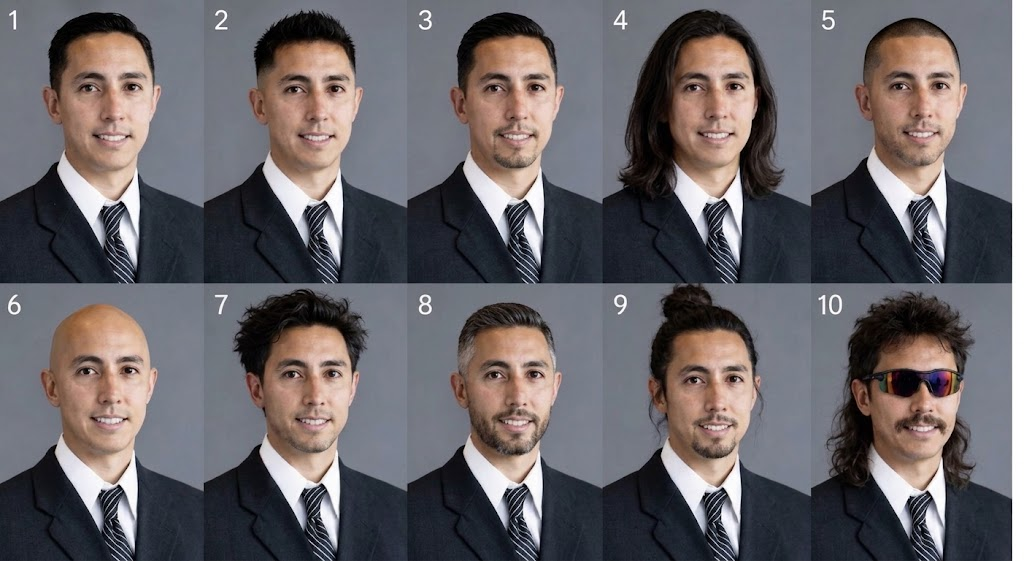
#> input picture poster/source/contact_sheet.jpg, 1024 x 561 px
$ python step1_restore.py
#> lines starting #> are read from the running program, lines starting #| are printed output that depends on the picture; after the words box and inside, x2 and y2 are one past the last pixel; in counts of white or black regions, pixels touching at a corner belong together
#| crop 1024x561 -> 1011x560  (removed stray white border)
### poster/imgtools.py
"""Image restoration + upscaling primitives for print preparation.

Everything works on float32 arrays in [0, 1].  Colour ops assume sRGB.
"""
import numpy as np
from PIL import Image
from scipy.ndimage import (uniform_filter, gaussian_filter, maximum_filter,
                           minimum_filter, gaussian_gradient_magnitude)

# ---------------------------------------------------------------- colour ----

def srgb_to_linear(x):
    return np.where(x <= 0.04045, x / 12.92, ((x + 0.055) / 1.055) ** 2.4)


def linear_to_srgb(x):
    x = np.clip(x, 0.0, 1.0)
    return np.where(x <= 0.0031308, x * 12.92, 1.055 * x ** (1 / 2.4) - 0.055)


_M_FWD = np.array([[0.299, 0.587, 0.114],
                   [-0.168736, -0.331264, 0.5],
                   [0.5, -0.418688, -0.081312]], dtype=np.float64)
_M_INV = np.linalg.inv(_M_FWD)


def rgb_to_ycc(rgb):
    """sRGB-encoded RGB -> Y in [0,1], Cb/Cr centred on 0."""
    return rgb @ _M_FWD.T.astype(rgb.dtype)
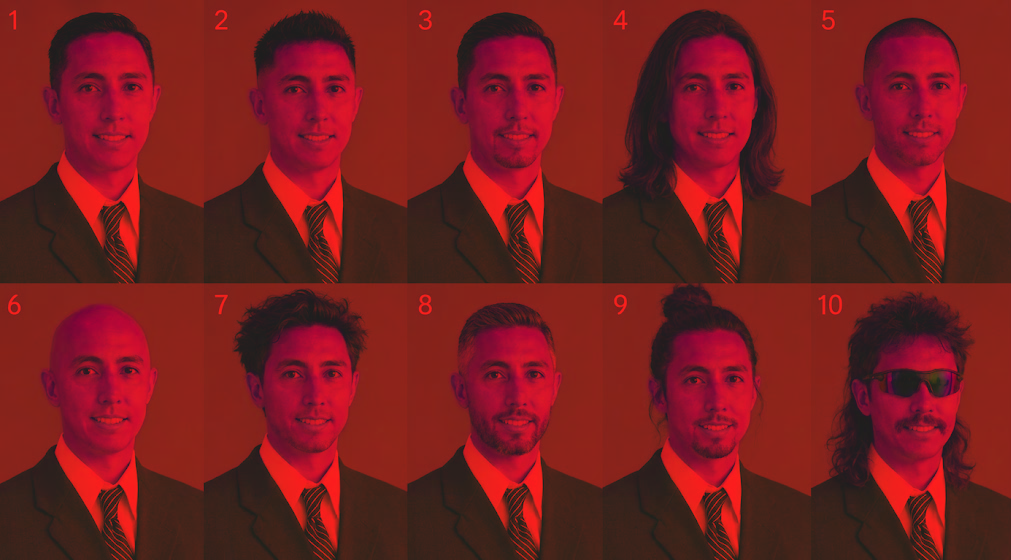
#> returned value: shape (560, 1011, 3) float32; mean of channels 0, 1, 2 0.391, 0.00403, 0.00806; drawn with min black and max white


def ycc_to_rgb(ycc):
    return ycc @ _M_INV.T.astype(ycc.dtype)


# ------------------------------------------------------------ resampling ----

# [7 lines left out: function resize, not called in this run]


# -------------------------------------------------------------- deblock -----

def deblock(y, strength=0.6, grid=8):
    """Damp the step discontinuity sitting exactly on JPEG 8x8 block edges.

    Only the component of the edge-crossing gradient that is *not* supported by
    the neighbouring gradients is removed, so real detail landing on a block
    boundary survives.
    """
#> called with strength = 0.45, grid = 8
    out = y.copy()
    for axis in (0, 1):
        a = np.moveaxis(out, axis, 0)
        d = np.diff(a, axis=0)                       # d[i] = a[i+1] - a[i]
        # local gradient context either side of each difference
        ctx = np.empty_like(d)
        ctx[1:-1] = np.minimum(np.abs(d[:-2]), np.abs(d[2:]))
        ctx[0] = np.abs(d[1])
        ctx[-1] = np.abs(d[-2])
        excess = np.sign(d) * np.maximum(np.abs(d) - ctx, 0.0)
        on_grid = ((np.arange(d.shape[0]) % grid) == grid - 1)
        corr = np.zeros_like(d)
        corr[on_grid] = strength * 0.5 * excess[on_grid]
        a[:-1] += corr
        a[1:] -= corr
        out = np.moveaxis(a, 0, axis)
#> a: shape (1011, 560) float32; min 0, max 1, mean 0.391
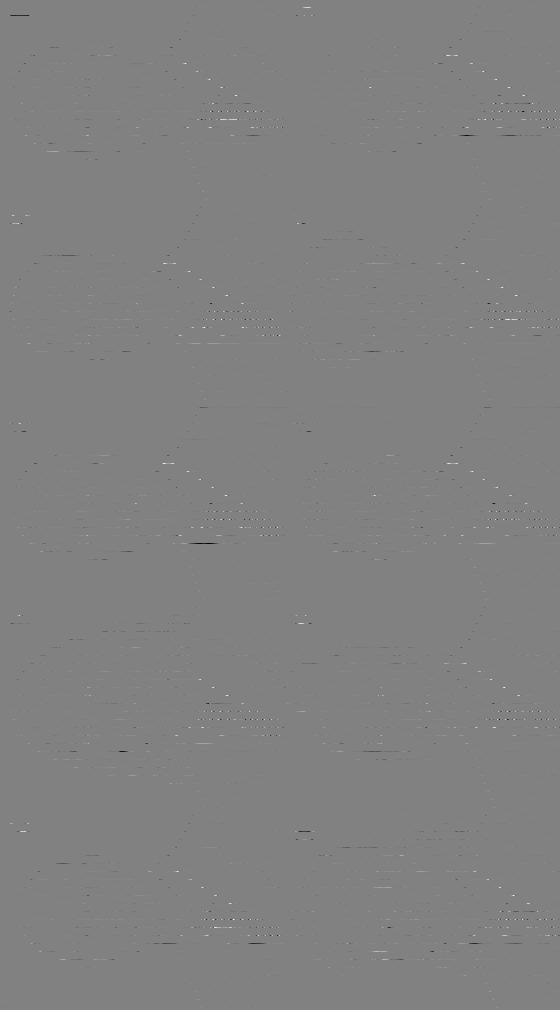
#> corr: shape (1010, 560) float32; min -0.15, max 0.145, mean 1.66e-05; drawn with min black and max white
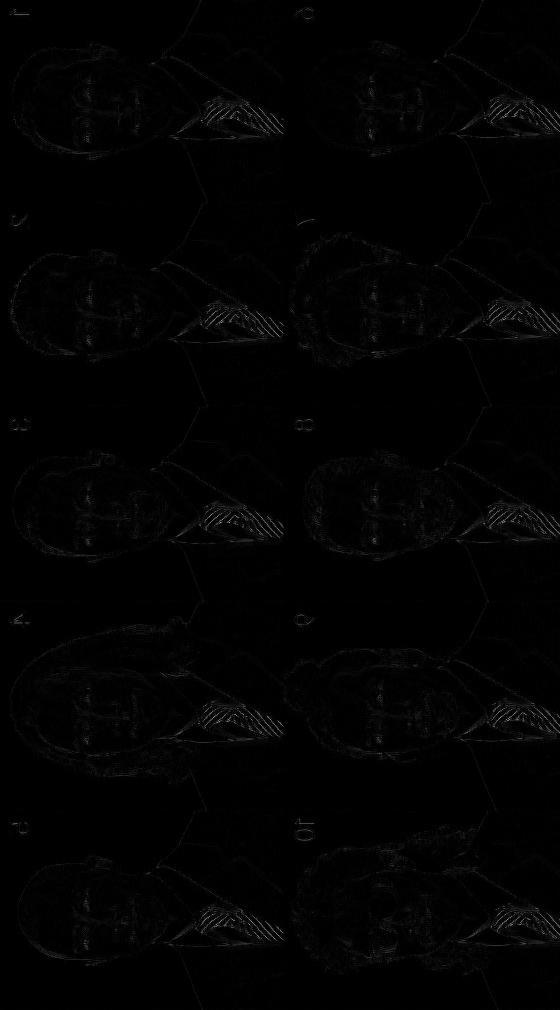
#> ctx: shape (1010, 560) float32; min 0, max 0.648, mean 0.0107
    return out


# -------------------------------------------------------------- sharpen -----

# [43 lines left out: functions unsharp, back_project, grain, not called in this run]


# ------------------------------------------------------------- ringing ----

def ring_zone(Y, edge_dn=15.0, quiet_dn=4.0, reach=9, scale=1.5):
    """Smooth pixels that sit just outside a strong edge.

    This is where JPEG puts its mosquito noise, and - because the zone
    excludes the high-gradient pixels themselves - it contains no real
    detail to lose.  Denoising here removes the fuzz around hair, collars
    and the panel numerals without touching the hair strands.
    """
#> called with edge_dn = 15, quiet_dn = 4, reach = 9, scale = 1.5
    g = gaussian_gradient_magnitude(Y, scale) * 255.0
    strong = (g > edge_dn).astype(np.float32)
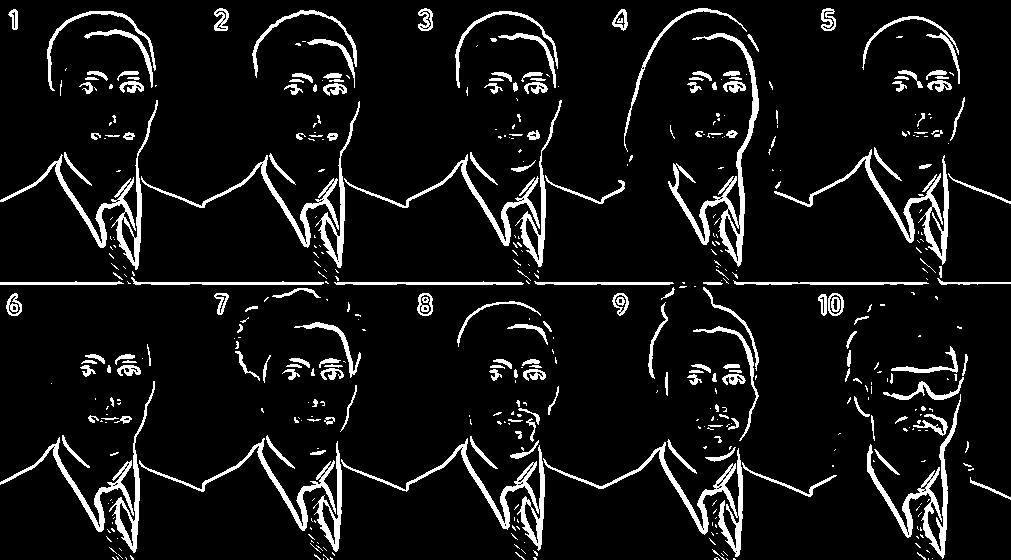
#> strong: shape (560, 1011) float32; values 0 (black) and 1 (white), 8.3% white; 490 white regions (292 under 20 px), largest, box (x1, y1, x2, y2) and area: (668, 33, 759, 267) 2765, (543, 442, 743, 557) 2322, (0, 100, 158, 270) 2306
    near = uniform_filter(strong, 2 * reach + 1) > 0.05
#> near: shape (560, 1011) bool; 39.9% white; 14 white regions, largest, box (x1, y1, x2, y2) and area: (0, 0, 1011, 560) 117642, (0, 2, 684, 397) 87490, (855, 8, 972, 145) 7909
    zone = (near & (g < quiet_dn)).astype(np.float32)
#> zone: shape (560, 1011) float32; values 0 (black) and 1 (white), 18.4% white; 1470 white regions (1206 under 20 px), largest, box (x1, y1, x2, y2) and area: (0, 284, 670, 382) 7963, (707, 284, 1011, 400) 3760, (140, 168, 310, 281) 2573
    return gaussian_filter(zone, 1.5), g

### poster/measure.py
"""Shared measurement helpers, so every stage is judged the same way."""
import numpy as np
from scipy.ndimage import gaussian_filter
import imgtools as T

# 40x40 windows verified empty (gradient p99 < 0.6 DN/px) - two per panel row
EVAL_WINDOWS = [(4,126),(208,50),(413,114),(766,14),(963,10),
                (4,403),(364,403),(413,331),(766,431),(967,379)]


# [20 lines left out: functions detrend, backdrop_noise, not called in this run]


# face regions used to check that restoration costs no real detail
FACE_CROPS = [(470, 40, 100, 120), (60, 40, 100, 120), (880, 330, 100, 120),
              (470, 330, 100, 120), (270, 40, 100, 120)]


def artifacts(Y):
    """Blockiness ratio, mosquito-noise amplitude, and face detail energy."""
    from scipy.ndimage import gaussian_gradient_magnitude, uniform_filter
    g = gaussian_gradient_magnitude(Y, 1.5) * 255
    hf = Y - gaussian_filter(Y, 1.0)
    edge = g > 15
    near = (uniform_filter(edge.astype(np.float32), 9) > 0.05) & (~edge) & (g < 4)
    far = (uniform_filter(edge.astype(np.float32), 25) < 0.001) & (g < 4)

    gx = np.abs(np.diff(Y, axis=1)) * 255
    cols = np.arange(gx.shape[1])
    fm = far[:, :-1]
    b = gx[:, (cols % 8) == 7][fm[:, (cols % 8) == 7]].mean()
    i = gx[:, (cols % 8) != 7][fm[:, (cols % 8) != 7]].mean()

    detail = np.mean([g[y:y+h, x:x+w].mean() for x, y, w, h in FACE_CROPS])
    return {"block": b / i, "mosquito": hf[near].std() * 255, "detail": detail}

### poster/step1_restore.py
"""Stage 1 - repair the JPEG damage in the source before any upscaling.

What is actually wrong with this file, measured rather than assumed:

  * It is 1024x561 (0.57 MP) - far too small for a poster.
  * It carries a stray border: a pure-white strip 12 px wide down the right
    edge (99.98% pure white) plus a stray bottom row.  Printed a metre wide
    that becomes a ~48 px white band along one side, so it is cropped off.
    The montage grid behind it is irregular - the seams sit at x = 204, 407,
    602, 811, so the panels are 204/203/195/209/201 px wide, not the uniform
    204.8 a 5-column layout would suggest.
  * It is JPEG ~q87.  Its quantisation FLATTENS smooth blocks, so the studio
    backdrop is already essentially noiseless (0.65 DN over verified-empty
    windows).  There is no sensor grain here to remove, and running a
    denoiser over flat areas would only cost detail elsewhere.
  * The damage is instead concentrated where the codec had to work:
      - mosquito/ringing noise around strong edges: 8.66 DN vs 1.38 DN in
        flat areas, a 6.3x excess;
      - 8x8 block edges visible in smooth areas: boundary/interior gradient
        ratio 1.56.
    Both are invisible at 1024 px and both become obvious enlarged 4x.

So this stage deblocks, then denoises *only* the quiet ring just outside
strong edges.  High-gradient pixels - hair strands, stubble, fabric weave,
eyelashes - are excluded by construction and pass through untouched.
"""
import os, sys, time
import numpy as np
from PIL import Image
from scipy.ndimage import gaussian_filter
import imgtools as T
import measure

SRC = os.environ.get("SOURCE_IMAGE", "source/contact_sheet.jpg")
OUT = sys.argv[1] if len(sys.argv) > 1 else "work/01_restored.png"
CROP = (0, 0, 1011, 560)          # drops the white right strip + last row
DEBLOCK = 0.45                    # tuned: drives blockiness ratio to 1.00
RING_BLUR = 0.9                   # px; kept light - see stage 3, which also
                                  # holds sharpening back inside this zone


def restore(rgb, deblock=DEBLOCK, ring_blur=RING_BLUR):
    ycc = T.rgb_to_ycc(rgb.astype(np.float32))
    Y = ycc[..., 0]

    Yd = T.deblock(Y, strength=deblock)

    # Deringing.  A non-local means was tried here first and barely moved the
    # mosquito figure (8.66 -> 8.18 DN) while costing face detail: near an
    # edge, patches are all dissimilar, so NLM finds nothing to average.  The
    # ring zone is defined as LOW-gradient pixels, so a small blur is both
    # safer and far more effective - there is no detail there to protect.
    zone, _ = T.ring_zone(Yd)
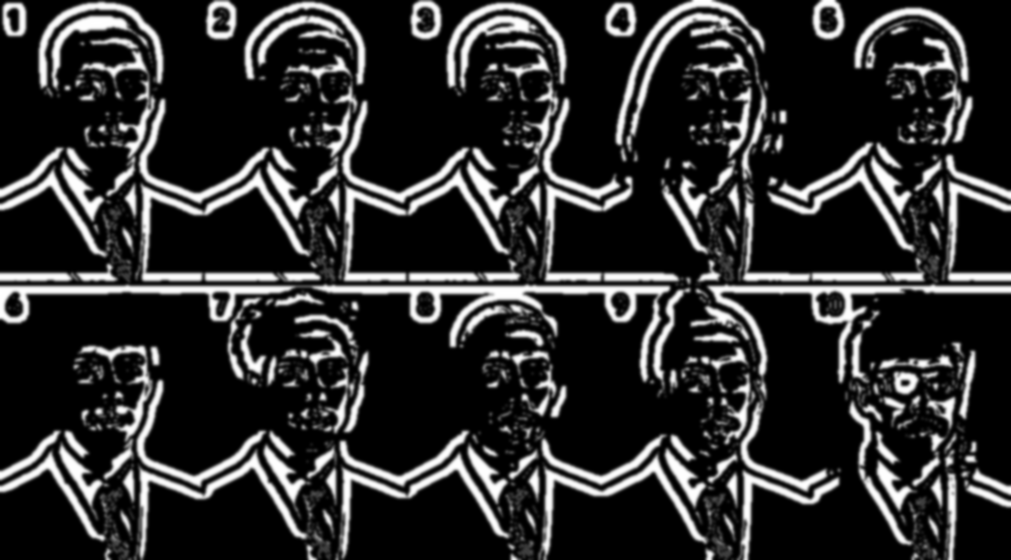
#> zone: shape (560, 1011) float32; min 0, max 1, mean 0.184
    Yf = (1.0 - zone) * Yd + zone * gaussian_filter(Yd, ring_blur)

    ycc[..., 0] = Yf
    return np.clip(T.ycc_to_rgb(ycc), 0.0, 1.0), zone


if __name__ == "__main__":
    t0 = time.time()
    full = np.asarray(Image.open(SRC).convert("RGB"), dtype=np.float32) / 255.0
    x0, y0, x1, y1 = CROP
    rgb = full[y0:y1, x0:x1]
    print(f"crop {full.shape[1]}x{full.shape[0]} -> {rgb.shape[1]}x{rgb.shape[0]}"
          f"  (removed stray white border)")
    out, zone = restore(rgb)
#> out: shape (560, 1011, 3) float32
    Image.fromarray((out * 255 + 0.5).astype(np.uint8)).save(OUT)

    Y0 = T.rgb_to_ycc(rgb)[..., 0]
    Y1 = T.rgb_to_ycc(out.astype(np.float32))[..., 0]
    print(f"ring zone covers {zone.mean()*100:.1f}% of the frame")
#| ring zone covers 18.4% of the frame
    for nm, Y in (("before", Y0), ("after ", Y1)):
        m = measure.artifacts(Y)
        print(f"{nm}: blockiness={m['block']:.2f}  mosquito={m['mosquito']:.2f} DN"
              f"  face detail={m['detail']:.2f} DN")
#> this loop made 2 passes
#> (nm, b in artifacts, i in artifacts, detail in artifacts, m) on passes 1 to 2: ('before', 1.75, 1.12, 6.35, {'block': 1.56, 'mosquito': 8.94, 'detail': 6.35}), ('after ', 1.13, 1.13, 6.28, {'block': 0.998, 'mosquito': 7.02, 'detail': 6.28})
#| before: blockiness=1.56  mosquito=8.94 DN  face detail=6.35 DN
#| after : blockiness=1.00  mosquito=7.02 DN  face detail=6.28 DN
#> pass 1, in artifacts, `hf = Y - gaussian_filter(Y, 1.0)`:
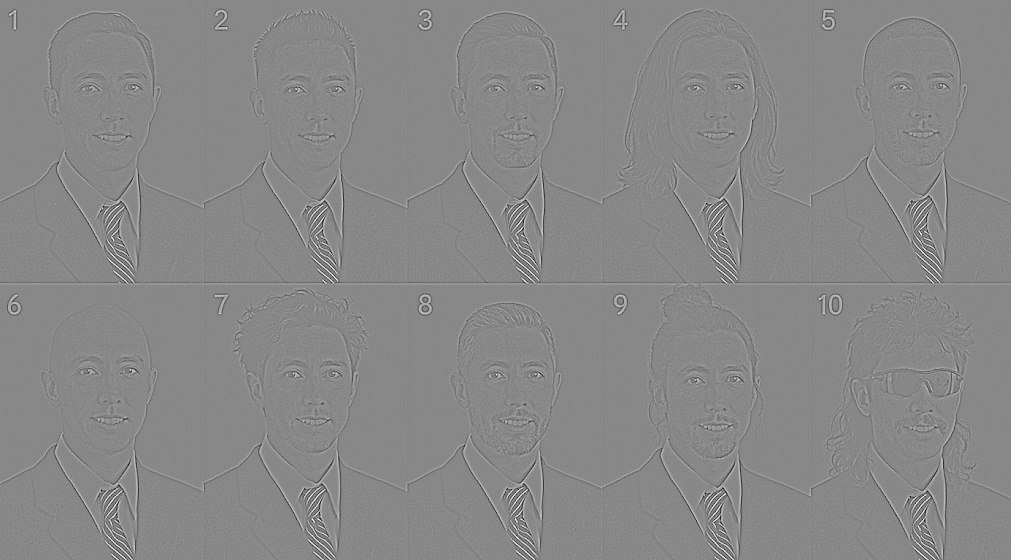
#> hf: shape (560, 1011) float32; min -0.465, max 0.406, mean 4.11e-12; drawn with min black and max white
#> pass 1, in artifacts, `near = (uniform_filter(edge.astype(np.float32), 9) > 0.05) & (~edge) &..`:
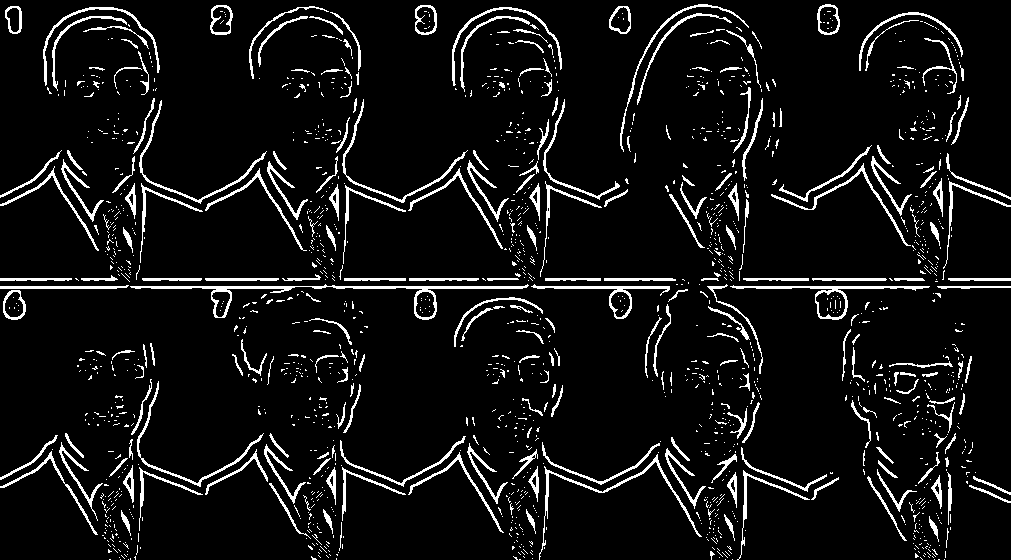
#> near: shape (560, 1011) bool; 7.4% white in thin lines or dots
    print(f"-> {OUT}  ({time.time()-t0:.1f}s)")
